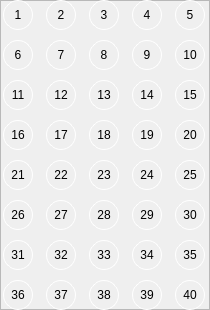
      <widget class="QFrame" name="frame_2">
       <property name="geometry">
        <rect>
         <x>20</x>
         <y>190</y>
         <width>210</width>
         <height>310</height>
        </rect>
       </property>
       <property name="minimumSize">
        <size>
         <width>210</width>
         <height>40</height>
        </size>
       </property>
       <property name="maximumSize">
        <size>
         <width>210</width>
         <height>310</height>
        </size>
       </property>
       <property name="styleSheet">
        <string notr="true">QPushButton{
	background-color: transparent;
border: 1px solid white;
border-radius: 15px;
}

QPushButton:hover{
	background-color: rgba(0, 0, 0, 30);
}</string>
       </property>
       <property name="frameShape">
        <enum>QFrame::StyledPanel</enum>
       </property>
       <property name="frameShadow">
        <enum>QFrame::Raised</enum>
       </property>
       <widget class="QWidget" name="gridLayoutWidget">
        <property name="geometry">
         <rect>
          <x>0</x>
          <y>0</y>
          <width>211</width>
          <height>312</height>
         </rect>
        </property>
        <layout class="QGridLayout" name="btnGrid">
         <property name="spacing">
          <number>10</number>
         </property>
         <item row="4" column="2">
          <widget class="QPushButton" name="qBtn_23">
           <property name="minimumSize">
            <size>
             <width>30</width>
             <height>30</height>
            </size>
           </property>
           <property name="maximumSize">
            <size>
             <width>30</width>
             <height>30</height>
            </size>
           </property>
           <property name="cursor">
            <cursorShape>PointingHandCursor</cursorShape>
           </property>
           <property name="styleSheet">
            <string notr="true">border-radius: 15px;</string>
           </property>
           <property name="text">
            <string>23</string>
           </property>
          </widget>
         </item>
         <item row="1" column="1">
          <widget class="QPushButton" name="qBtn_7">
           <property name="minimumSize">
            <size>
             <width>30</width>
             <height>30</height>
            </size>
           </property>
           <property name="maximumSize">
            <size>
             <width>30</width>
             <height>30</height>
            </size>
           </property>
           <property name="cursor">
            <cursorShape>PointingHandCursor</cursorShape>
           </property>
           <property name="styleSheet">
            <string notr="true">border-radius: 15px;</string>
           </property>
           <property name="text">
            <string>7</string>
           </property>
          </widget>
         </item>
         <item row="3" column="1">
          <widget class="QPushButton" name="qBtn_17">
           <property name="minimumSize">
            <size>
             <width>30</width>
             <height>30</height>
            </size>
           </property>
           <property name="maximumSize">
            <size>
             <width>30</width>
             <height>30</height>
            </size>
           </property>
           <property name="cursor">
            <cursorShape>PointingHandCursor</cursorShape>
           </property>
           <property name="styleSheet">
            <string notr="true">border-radius: 15px;</string>
           </property>
           <property name="text">
            <string>17</string>
           </property>
          </widget>
         </item>
         <item row="6" column="0">
          <widget class="QPushButton" name="qBtn_31">
           <property name="minimumSize">
            <size>
             <width>30</width>
             <height>30</height>
            </size>
           </property>
           <property name="maximumSize">
            <size>
             <width>30</width>
             <height>30</height>
            </size>
           </property>
           <property name="cursor">
            <cursorShape>PointingHandCursor</cursorShape>
           </property>
           <property name="styleSheet">
            <string notr="true">border-radius: 15px;</string>
           </property>
           <property name="text">
            <string>31</string>
           </property>
          </widget>
         </item>
         <item row="2" column="4">
          <widget class="QPushButton" name="qBtn_15">
           <property name="minimumSize">
            <size>
             <width>30</width>
             <height>30</height>
            </size>
           </property>
           <property name="maximumSize">
            <size>
             <width>30</width>
             <height>30</height>
            </size>
           </property>
           <property name="cursor">
            <cursorShape>PointingHandCursor</cursorShape>
           </property>
           <property name="styleSheet">
            <string notr="true">border-radius: 15px;</string>
           </property>
           <property name="text">
            <string>15</string>
           </property>
          </widget>
         </item>
         <item row="2" column="0">
          <widget class="QPushButton" name="qBtn_11">
           <property name="minimumSize">
            <size>
             <width>30</width>
             <height>30</height>
            </size>
           </property>
           <property name="maximumSize">
            <size>
             <width>30</width>
             <height>30</height>
            </size>
           </property>
           <property name="cursor">
            <cursorShape>PointingHandCursor</cursorShape>
           </property>
           <property name="styleSheet">
            <string notr="true">border-radius: 15px;</string>
           </property>
           <property name="text">
            <string>11</string>
           </property>
          </widget>
         </item>
         <item row="0" column="2">
          <widget class="QPushButton" name="qBtn_3">
           <property name="minimumSize">
            <size>
             <width>30</width>
             <height>30</height>
            </size>
           </property>
           <property name="maximumSize">
            <size>
             <width>30</width>
             <height>30</height>
            </size>
           </property>
           <property name="cursor">
            <cursorShape>PointingHandCursor</cursorShape>
           </property>
           <property name="styleSheet">
            <string notr="true">border-radius: 15px;</string>
           </property>
           <property name="text">
            <string>3</string>
           </property>
          </widget>
         </item>
         <item row="2" column="2">
          <widget class="QPushButton" name="qBtn_13">
           <property name="minimumSize">
            <size>
             <width>30</width>
             <height>30</height>
            </size>
           </property>
           <property name="maximumSize">
            <size>
             <width>30</width>
             <height>30</height>
            </size>
           </property>
           <property name="cursor">
            <cursorShape>PointingHandCursor</cursorShape>
           </property>
           <property name="styleSheet">
            <string notr="true">border-radius: 15px;</string>
           </property>
           <property name="text">
            <string>13</string>
           </property>
          </widget>
         </item>
         <item row="4" column="3">
          <widget class="QPushButton" name="qBtn_24">
           <property name="minimumSize">
            <size>
             <width>30</width>
             <height>30</height>
            </size>
           </property>
           <property name="maximumSize">
            <size>
             <width>30</width>
             <height>30</height>
            </size>
           </property>
           <property name="cursor">
            <cursorShape>PointingHandCursor</cursorShape>
           </property>
           <property name="styleSheet">
            <string notr="true">border-radius: 15px;</string>
           </property>
           <property name="text">
            <string>24</string>
           </property>
          </widget>
         </item>
         <item row="1" column="0">
          <widget class="QPushButton" name="qBtn_6">
           <property name="minimumSize">
            <size>
             <width>30</width>
             <height>30</height>
            </size>
           </property>
           <property name="maximumSize">
            <size>
             <width>30</width>
             <height>30</height>
            </size>
           </property>
           <property name="cursor">
            <cursorShape>PointingHandCursor</cursorShape>
           </property>
           <property name="styleSheet">
            <string notr="true">border-radius: 15px;</string>
           </property>
           <property name="text">
            <string>6</string>
           </property>
          </widget>
         </item>
         <item row="6" column="2">
          <widget class="QPushButton" name="qBtn_33">
           <property name="minimumSize">
            <size>
             <width>30</width>
             <height>30</height>
            </size>
           </property>
           <property name="maximumSize">
            <size>
             <width>30</width>
             <height>30</height>
            </size>
           </property>
           <property name="cursor">
            <cursorShape>PointingHandCursor</cursorShape>
           </property>
           <property name="styleSheet">
            <string notr="true">border-radius: 15px;</string>
           </property>
           <property name="text">
            <string>33</string>
           </property>
          </widget>
         </item>
         <item row="5" column="2">
          <widget class="QPushButton" name="qBtn_29">
           <property name="minimumSize">
            <size>
             <width>30</width>
             <height>30</height>
            </size>
           </property>
           <property name="maximumSize">
            <size>
             <width>30</width>
             <height>30</height>
            </size>
           </property>
           <property name="cursor">
            <cursorShape>PointingHandCursor</cursorShape>
           </property>
           <property name="styleSheet">
            <string notr="true">border-radius: 15px;</string>
           </property>
           <property name="text">
            <string>28</string>
           </property>
          </widget>
         </item>
         <item row="1" column="3">
          <widget class="QPushButton" name="qBtn_9">
           <property name="minimumSize">
            <size>
             <width>30</width>
             <height>30</height>
            </size>
           </property>
           <property name="maximumSize">
            <size>
             <width>30</width>
             <height>30</height>
            </size>
           </property>
           <property name="cursor">
            <cursorShape>PointingHandCursor</cursorShape>
           </property>
           <property name="styleSheet">
            <string notr="true">border-radius: 15px;</string>
           </property>
           <property name="text">
            <string>9</string>
           </property>
          </widget>
         </item>
         <item row="4" column="1">
          <widget class="QPushButton" name="qBtn_22">
           <property name="minimumSize">
            <size>
             <width>30</width>
             <height>30</height>
            </size>
           </property>
           <property name="maximumSize">
            <size>
             <width>30</width>
             <height>30</height>
            </size>
           </property>
           <property name="cursor">
            <cursorShape>PointingHandCursor</cursorShape>
           </property>
           <property name="styleSheet">
            <string notr="true">border-radius: 15px;</string>
           </property>
           <property name="text">
            <string>22</string>
           </property>
          </widget>
         </item>
         <item row="6" column="1">
          <widget class="QPushButton" name="qBtn_32">
           <property name="minimumSize">
            <size>
             <width>30</width>
             <height>30</height>
            </size>
           </property>
           <property name="maximumSize">
            <size>
             <width>30</width>
             <height>30</height>
            </size>
           </property>
           <property name="cursor">
            <cursorShape>PointingHandCursor</cursorShape>
           </property>
           <property name="styleSheet">
            <string notr="true">border-radius: 15px;</string>
           </property>
           <property name="text">
            <string>32</string>
           </property>
          </widget>
         </item>
         <item row="6" column="3">
          <widget class="QPushButton" name="qBtn_34">
           <property name="minimumSize">
            <size>
             <width>30</width>
             <height>30</height>
            </size>
           </property>
           <property name="maximumSize">
            <size>
             <width>30</width>
             <height>30</height>
            </size>
           </property>
           <property name="cursor">
            <cursorShape>PointingHandCursor</cursorShape>
           </property>
           <property name="styleSheet">
            <string notr="true">border-radius: 15px;</string>
           </property>
           <property name="text">
            <string>34</string>
           </property>
          </widget>
         </item>
         <item row="5" column="4">
          <widget class="QPushButton" name="qBtn_30">
           <property name="minimumSize">
            <size>
             <width>30</width>
             <height>30</height>
            </size>
           </property>
           <property name="maximumSize">
            <size>
             <width>30</width>
             <height>30</height>
            </size>
           </property>
           <property name="cursor">
            <cursorShape>PointingHandCursor</cursorShape>
           </property>
           <property name="styleSheet">
            <string notr="true">border-radius: 15px;</string>
           </property>
           <property name="text">
            <string>30</string>
           </property>
          </widget>
         </item>
         <item row="5" column="1">
          <widget class="QPushButton" name="qBtn_27">
           <property name="minimumSize">
            <size>
             <width>30</width>
             <height>30</height>
            </size>
           </property>
           <property name="maximumSize">
            <size>
             <width>30</width>
             <height>30</height>
            </size>
           </property>
           <property name="cursor">
            <cursorShape>PointingHandCursor</cursorShape>
           </property>
           <property name="styleSheet">
            <string notr="true">border-radius: 15px;</string>
           </property>
           <property name="text">
            <string>27</string>
           </property>
          </widget>
         </item>
         <item row="5" column="3">
          <widget class="QPushButton" name="qBtn_28">
           <property name="minimumSize">
            <size>
             <width>30</width>
             <height>30</height>
            </size>
           </property>
           <property name="maximumSize">
            <size>
             <width>30</width>
             <height>30</height>
            </size>
           </property>
           <property name="cursor">
            <cursorShape>PointingHandCursor</cursorShape>
           </property>
           <property name="styleSheet">
            <string notr="true">border-radius: 15px;</string>
           </property>
           <property name="text">
            <string>29</string>
           </property>
          </widget>
         </item>
         <item row="3" column="0">
          <widget class="QPushButton" name="qBtn_16">
           <property name="minimumSize">
            <size>
             <width>30</width>
             <height>30</height>
            </size>
           </property>
           <property name="maximumSize">
            <size>
             <width>30</width>
             <height>30</height>
            </size>
           </property>
           <property name="cursor">
            <cursorShape>PointingHandCursor</cursorShape>
           </property>
           <property name="styleSheet">
            <string notr="true">border-radius: 15px;</string>
           </property>
           <property name="text">
            <string>16</string>
           </property>
          </widget>
         </item>
         <item row="3" column="4">
          <widget class="QPushButton" name="qBtn_20">
           <property name="minimumSize">
            <size>
             <width>30</width>
             <height>30</height>
            </size>
           </property>
           <property name="maximumSize">
            <size>
             <width>30</width>
             <height>30</height>
            </size>
           </property>
           <property name="cursor">
            <cursorShape>PointingHandCursor</cursorShape>
           </property>
           <property name="styleSheet">
            <string notr="true">border-radius: 15px;</string>
           </property>
           <property name="text">
            <string>20</string>
           </property>
          </widget>
         </item>
         <item row="3" column="2">
          <widget class="QPushButton" name="qBtn_18">
           <property name="minimumSize">
            <size>
             <width>30</width>
             <height>30</height>
            </size>
           </property>
           <property name="maximumSize">
            <size>
             <width>30</width>
             <height>30</height>
            </size>
           </property>
           <property name="cursor">
            <cursorShape>PointingHandCursor</cursorShape>
           </property>
           <property name="styleSheet">
            <string notr="true">border-radius: 15px;</string>
           </property>
           <property name="text">
            <string>18</string>
           </property>
          </widget>
         </item>
         <item row="0" column="1">
          <widget class="QPushButton" name="qBtn_2">
           <property name="minimumSize">
            <size>
             <width>30</width>
             <height>30</height>
            </size>
           </property>
           <property name="maximumSize">
            <size>
             <width>30</width>
             <height>30</height>
            </size>
           </property>
           <property name="cursor">
            <cursorShape>PointingHandCursor</cursorShape>
           </property>
           <property name="styleSheet">
            <string notr="true">border-radius: 15px;</string>
           </property>
           <property name="text">
            <string>2</string>
           </property>
          </widget>
         </item>
         <item row="2" column="3">
          <widget class="QPushButton" name="qBtn_14">
           <property name="minimumSize">
            <size>
             <width>30</width>
             <height>30</height>
            </size>
           </property>
           <property name="maximumSize">
            <size>
             <width>30</width>
             <height>30</height>
            </size>
           </property>
           <property name="cursor">
            <cursorShape>PointingHandCursor</cursorShape>
           </property>
           <property name="styleSheet">
            <string notr="true">border-radius: 15px;</string>
           </property>
           <property name="text">
            <string>14</string>
           </property>
          </widget>
         </item>
         <item row="1" column="2">
          <widget class="QPushButton" name="qBtn_8">
           <property name="minimumSize">
            <size>
             <width>30</width>
             <height>30</height>
            </size>
           </property>
           <property name="maximumSize">
            <size>
             <width>30</width>
             <height>30</height>
            </size>
           </property>
           <property name="cursor">
            <cursorShape>PointingHandCursor</cursorShape>
           </property>
           <property name="styleSheet">
            <string notr="true">border-radius: 15px;</string>
           </property>
           <property name="text">
            <string>8</string>
           </property>
          </widget>
         </item>
         <item row="2" column="1">
          <widget class="QPushButton" name="qBtn_12">
           <property name="minimumSize">
            <size>
             <width>30</width>
             <height>30</height>
            </size>
           </property>
           <property name="maximumSize">
            <size>
             <width>30</width>
             <height>30</height>
            </size>
           </property>
           <property name="cursor">
            <cursorShape>PointingHandCursor</cursorShape>
           </property>
           <property name="styleSheet">
            <string notr="true">border-radius: 15px;</string>
           </property>
           <property name="text">
            <string>12</string>
           </property>
          </widget>
         </item>
         <item row="5" column="0">
          <widget class="QPushButton" name="qBtn_26">
           <property name="minimumSize">
            <size>
             <width>30</width>
             <height>30</height>
            </size>
           </property>
           <property name="maximumSize">
            <size>
             <width>30</width>
             <height>30</height>
            </size>
           </property>
           <property name="cursor">
            <cursorShape>PointingHandCursor</cursorShape>
           </property>
           <property name="styleSheet">
            <string notr="true">border-radius: 15px;</string>
           </property>
           <property name="text">
            <string>26</string>
           </property>
          </widget>
         </item>
         <item row="6" column="4">
          <widget class="QPushButton" name="qBtn_35">
           <property name="minimumSize">
            <size>
             <width>30</width>
             <height>30</height>
            </size>
           </property>
           <property name="maximumSize">
            <size>
             <width>30</width>
             <height>30</height>
            </size>
           </property>
           <property name="cursor">
            <cursorShape>PointingHandCursor</cursorShape>
           </property>
           <property name="styleSheet">
            <string notr="true">border-radius: 15px;</string>
           </property>
           <property name="text">
            <string>35</string>
           </property>
          </widget>
         </item>
         <item row="0" column="3">
          <widget class="QPushButton" name="qBtn_4">
           <property name="minimumSize">
            <size>
             <width>30</width>
             <height>30</height>
            </size>
           </property>
           <property name="maximumSize">
            <size>
             <width>30</width>
             <height>30</height>
            </size>
           </property>
           <property name="cursor">
            <cursorShape>PointingHandCursor</cursorShape>
           </property>
           <property name="styleSheet">
            <string notr="true">border-radius: 15px;</string>
           </property>
           <property name="text">
            <string>4</string>
           </property>
          </widget>
         </item>
         <item row="3" column="3">
          <widget class="QPushButton" name="qBtn_19">
           <property name="minimumSize">
            <size>
             <width>30</width>
             <height>30</height>
            </size>
           </property>
           <property name="maximumSize">
            <size>
             <width>30</width>
             <height>30</height>
            </size>
           </property>
           <property name="cursor">
            <cursorShape>PointingHandCursor</cursorShape>
           </property>
           <property name="styleSheet">
            <string notr="true">border-radius: 15px;</string>
           </property>
           <property name="text">
            <string>19</string>
           </property>
          </widget>
         </item>
         <item row="1" column="4">
          <widget class="QPushButton" name="qBtn_10">
           <property name="minimumSize">
            <size>
             <width>30</width>
             <height>30</height>
            </size>
           </property>
           <property name="maximumSize">
            <size>
             <width>30</width>
             <height>30</height>
            </size>
           </property>
           <property name="cursor">
            <cursorShape>PointingHandCursor</cursorShape>
           </property>
           <property name="styleSheet">
            <string notr="true">border-radius: 15px;</string>
           </property>
           <property name="text">
            <string>10</string>
           </property>
          </widget>
         </item>
         <item row="4" column="4">
          <widget class="QPushButton" name="qBtn_25">
           <property name="minimumSize">
            <size>
             <width>30</width>
             <height>30</height>
            </size>
           </property>
           <property name="maximumSize">
            <size>
             <width>30</width>
             <height>30</height>
            </size>
           </property>
           <property name="cursor">
            <cursorShape>PointingHandCursor</cursorShape>
           </property>
           <property name="styleSheet">
            <string notr="true">border-radius: 15px;</string>
           </property>
           <property name="text">
            <string>25</string>
           </property>
          </widget>
         </item>
         <item row="0" column="4">
          <widget class="QPushButton" name="qBtn_5">
           <property name="minimumSize">
            <size>
             <width>30</width>
             <height>30</height>
            </size>
           </property>
           <property name="maximumSize">
            <size>
             <width>30</width>
             <height>30</height>
            </size>
           </property>
           <property name="cursor">
            <cursorShape>PointingHandCursor</cursorShape>
           </property>
           <property name="styleSheet">
            <string notr="true">border-radius: 15px;</string>
           </property>
           <property name="text">
            <string>5</string>
           </property>
          </widget>
         </item>
         <item row="0" column="0">
          <widget class="QPushButton" name="qBtn_1">
           <property name="minimumSize">
            <size>
             <width>30</width>
             <height>30</height>
            </size>
           </property>
           <property name="maximumSize">
            <size>
             <width>30</width>
             <height>30</height>
            </size>
           </property>
           <property name="cursor">
            <cursorShape>PointingHandCursor</cursorShape>
           </property>
           <property name="styleSheet">
            <string notr="true">border-radius: 15px; color</string>
           </property>
           <property name="text">
            <string>1</string>
           </property>
          </widget>
         </item>
         <item row="4" column="0">
          <widget class="QPushButton" name="qBtn_21">
           <property name="minimumSize">
            <size>
             <width>30</width>
             <height>30</height>
            </size>
           </property>
           <property name="maximumSize">
            <size>
             <width>30</width>
             <height>30</height>
            </size>
           </property>
           <property name="cursor">
            <cursorShape>PointingHandCursor</cursorShape>
           </property>
           <property name="styleSheet">
            <string notr="true">border-radius: 15px;</string>
           </property>
           <property name="text">
            <string>21</string>
           </property>
          </widget>
         </item>
         <item row="7" column="0">
          <widget class="QPushButton" name="qBtn_36">
           <property name="minimumSize">
            <size>
             <width>30</width>
             <height>30</height>
            </size>
           </property>
           <property name="maximumSize">
            <size>
             <width>30</width>
             <height>30</height>
            </size>
           </property>
           <property name="cursor">
            <cursorShape>PointingHandCursor</cursorShape>
           </property>
           <property name="styleSheet">
            <string notr="true">border-radius: 15px;</string>
           </property>
           <property name="text">
            <string>36</string>
           </property>
          </widget>
         </item>
         <item row="7" column="1">
          <widget class="QPushButton" name="qBtn_37">
           <property name="minimumSize">
            <size>
             <width>30</width>
             <height>30</height>
            </size>
           </property>
           <property name="maximumSize">
            <size>
             <width>30</width>
             <height>30</height>
            </size>
           </property>
           <property name="cursor">
            <cursorShape>PointingHandCursor</cursorShape>
           </property>
           <property name="styleSheet">
            <string notr="true">border-radius: 15px;</string>
           </property>
           <property name="text">
            <string>37</string>
           </property>
          </widget>
         </item>
         <item row="7" column="2">
          <widget class="QPushButton" name="qBtn_38">
           <property name="minimumSize">
            <size>
             <width>30</width>
             <height>30</height>
            </size>
           </property>
           <property name="maximumSize">
            <size>
             <width>30</width>
             <height>30</height>
            </size>
           </property>
           <property name="cursor">
            <cursorShape>PointingHandCursor</cursorShape>
           </property>
           <property name="styleSheet">
            <string notr="true">border-radius: 15px;</string>
           </property>
           <property name="text">
            <string>38</string>
           </property>
          </widget>
         </item>
         <item row="7" column="3">
          <widget class="QPushButton" name="qBtn_39">
           <property name="minimumSize">
            <size>
             <width>30</width>
             <height>30</height>
            </size>
           </property>
           <property name="maximumSize">
            <size>
             <width>30</width>
             <height>30</height>
            </size>
           </property>
           <property name="cursor">
            <cursorShape>PointingHandCursor</cursorShape>
           </property>
           <property name="styleSheet">
            <string notr="true">border-radius: 15px;</string>
           </property>
           <property name="text">
            <string>39</string>
           </property>
          </widget>
         </item>
         <item row="7" column="4">
          <widget class="QPushButton" name="qBtn_40">
           <property name="minimumSize">
            <size>
             <width>30</width>
             <height>30</height>
            </size>
           </property>
           <property name="maximumSize">
            <size>
             <width>30</width>
             <height>30</height>
            </size>
           </property>
           <property name="cursor">
            <cursorShape>PointingHandCursor</cursorShape>
           </property>
           <property name="styleSheet">
            <string notr="true">border-radius: 15px;</string>
           </property>
           <property name="text">
            <string>40</string>
           </property>
          </widget>
         </item>
        </layout>
       </widget>
      </widget>
